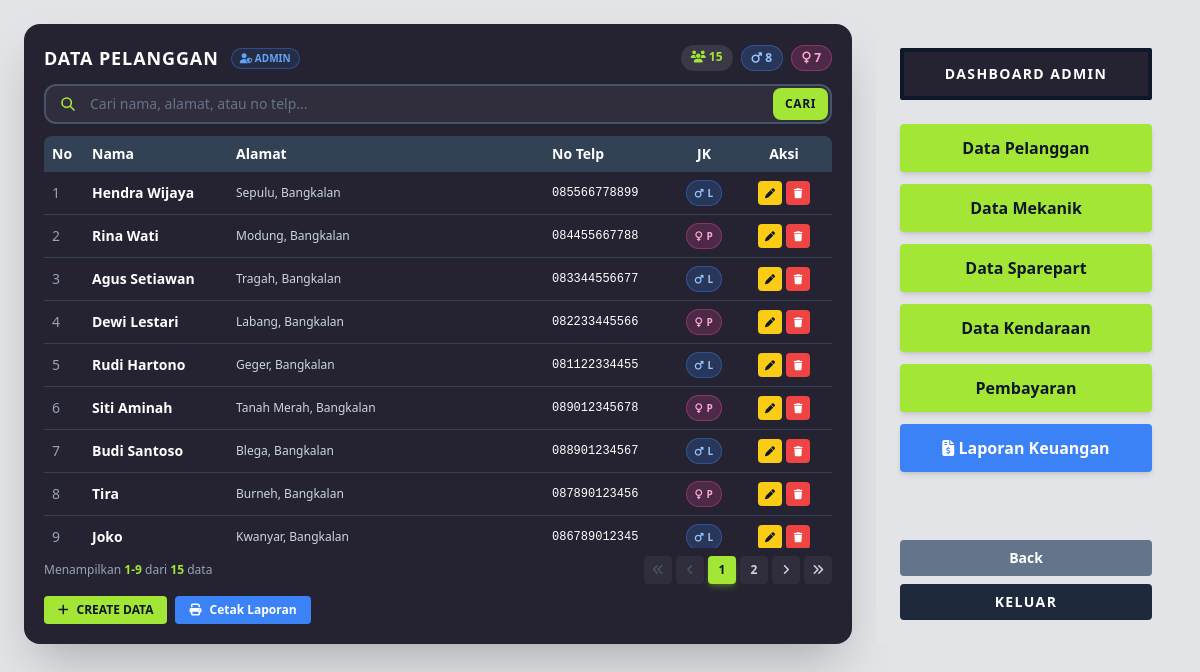
/pelanggan.php (signed in), run on the app's committed database.
### tables this page shows
CREATE TABLE `pelanggan` (
  `id_pelanggan` VARCHAR(15) NOT NULL PRIMARY KEY,
  `nama` VARCHAR(100) NOT NULL,
  `alamat` TEXT NOT NULL,
  `no_telp` VARCHAR(20) NOT NULL,
  `jenis_kelamin` ENUM('Laki-laki','Perempuan') DEFAULT 'Laki-laki'
);

### pelanggan.php (the view, shortened to what this page needs)
<?php
require_once 'config/database.php';
require_once 'includes/pagination.php';
$search = $_GET['q'] ?? '';
if ($search) {
    $stmtCount = $pdo->prepare("SELECT COUNT(*) FROM pelanggan
                                WHERE nama LIKE ?
                                OR alamat LIKE ?
                                OR no_telp LIKE ?
                                OR id_pelanggan LIKE ?");
    $stmtCount->execute(["%$search%", "%$search%", "%$search%", "%$search%"]);
    $totalData = $stmtCount->fetchColumn();
} else {
    $totalData = $pdo->query("SELECT COUNT(*) FROM pelanggan")->fetchColumn();
}
$pg = paginate($totalData, 9);
if ($search) {
    $stmt = $pdo->prepare("SELECT * FROM pelanggan
                           WHERE nama LIKE ?
                           OR alamat LIKE ?
                           OR no_telp LIKE ?
                           OR id_pelanggan LIKE ?
                           ORDER BY id_pelanggan DESC
                           LIMIT {$pg['limit']} OFFSET {$pg['offset']}");
    $stmt->execute(["%$search%", "%$search%", "%$search%", "%$search%"]);
} else {
    $stmt = $pdo->query("SELECT * FROM pelanggan
                         ORDER BY id_pelanggan DESC
                         LIMIT {$pg['limit']} OFFSET {$pg['offset']}");
}
$data = $stmt->fetchAll();
$totalGlobal    = $pdo->query("SELECT COUNT(*) FROM pelanggan")->fetchColumn();
$totalLakiLaki  = $pdo->query("SELECT COUNT(*) FROM pelanggan WHERE jenis_kelamin='Laki-laki'")->fetchColumn();
$totalPerempuan = $pdo->query("SELECT COUNT(*) FROM pelanggan WHERE jenis_kelamin='Perempuan'")->fetchColumn();
?>
<!DOCTYPE html>
<html lang="id">
<head>
    <script src="https://cdn.tailwindcss.com"></script>
    <link rel="stylesheet" href="https://cdnjs.cloudflare.com/ajax/libs/font-awesome/6.5.1/css/all.min.css">
</head>
<body class="bg-[#e2e4e7] p-6 min-h-screen">
<div class="max-w-7xl mx-auto flex gap-6" style="height: 620px;">
    <div class="flex-1 bg-[#252332] rounded-2xl shadow-2xl p-5 flex flex-col">
        <div class="flex justify-between items-center mb-3">
            <div class="flex items-center gap-3">
                <h1 class="text-white font-black text-lg tracking-wider">DATA PELANGGAN</h1>
                <span class="text-[10px] font-bold text-blue-400 bg-blue-500/10 px-2 py-0.5 rounded-full border border-blue-500/40">
                    <i class="fas fa-user-shield"></i> ADMIN
                </span>
            </div>
            <div class="flex gap-2 text-xs">
                <span class="bg-white/10 text-lime-400 px-2.5 py-1 rounded-full font-bold">
                    <i class="fas fa-users"></i> <?= $totalGlobal ?>
                </span>
                <span class="bg-blue-500/20 text-blue-300 px-2.5 py-1 rounded-full font-bold border border-blue-500/40">
                    <i class="fas fa-mars"></i> <?= $totalLakiLaki ?>
                </span>
                <span class="bg-pink-500/20 text-pink-300 px-2.5 py-1 rounded-full font-bold border border-pink-500/40">
                    <i class="fas fa-venus"></i> <?= $totalPerempuan ?>
                </span>
            </div>
        </div>
        <form method="GET" class="mb-3">
            <div class="relative group">
                <div class="absolute inset-y-0 left-0 pl-4 flex items-center pointer-events-none">
                    <svg class="h-4 w-4 text-lime-400" xmlns="http://www.w3.org/2000/svg" fill="none" viewBox="0 0 24 24" stroke="currentColor" stroke-width="2.5">
                        <path stroke-linecap="round" stroke-linejoin="round" d="M21 21l-6-6m2-5a7 7 0 11-14 0 7 7 0 0114 0z"/>
                    </svg>
                </div>
                <input type="text" name="q" value="<?= htmlspecialchars($search) ?>"
                       placeholder="Cari nama, alamat, atau no telp..."
                       autocomplete="off"
                       class="w-full bg-white/5 border-2 border-slate-600 text-white placeholder-slate-500 rounded-xl pl-11 pr-24 py-2 text-sm focus:outline-none focus:border-lime-500 transition-all">
                <button type="submit"
                        class="absolute inset-y-1 right-1 bg-[#a3e635] hover:bg-[#84cc16] text-slate-900 font-bold px-3 rounded-lg text-xs tracking-wider transition">
                    CARI
                </button>
            </div>
        </form>
        <div class="flex-1 rounded-lg overflow-hidden">
            <table class="w-full text-sm table-fixed">
                <thead class="bg-slate-700 text-white">
                    <tr>
                        <th class="p-2 text-left w-10">No</th>
                        <th class="p-2 text-left w-36">Nama</th>
                        <th class="p-2 text-left">Alamat</th>
                        <th class="p-2 text-left w-32">No Telp</th>
                        <th class="p-2 text-center w-16">JK</th>
                        <th class="p-2 text-center w-24">Aksi</th>
                    </tr>
                </thead>
                <tbody>
                <?php if (empty($data)): ?>
                    <tr>
                        <td colspan="6" class="text-center text-slate-400 py-8">
                            <i class="fas fa-user-slash text-2xl block mb-2 text-slate-600"></i>
                            <?= $search ? 'Tidak ada hasil yang cocok' : 'Belum ada data pelanggan' ?>
                        </td>
                    </tr>
                <?php else: foreach ($data as $i => $p):
                    $jkBadge = $p['jenis_kelamin'] == 'Laki-laki'
                        ? '<span class="inline-flex items-center gap-1 bg-blue-500/20 text-blue-300 px-2 py-0.5 rounded-full border border-blue-500/40 font-bold text-[10px]"><i class="fas fa-mars"></i> L</span>'
                        : '<span class="inline-flex items-center gap-1 bg-pink-500/20 text-pink-300 px-2 py-0.5 rounded-full border border-pink-500/40 font-bold text-[10px]"><i class="fas fa-venus"></i> P</span>';
                    $no = $pg['offset'] + $i + 1;
                ?>
                    <tr class="text-white border-b border-slate-700 hover:bg-slate-700/50 transition">
                        <td class="p-2 text-slate-400"><?= $no ?></td>
                        <td class="p-2 font-semibold truncate"><?= htmlspecialchars($p['nama']) ?></td>
                        <td class="p-2 text-slate-300 text-xs truncate"><?= htmlspecialchars($p['alamat']) ?></td>
                        <td class="p-2 font-mono text-xs"><?= htmlspecialchars($p['no_telp']) ?></td>
                        <td class="p-2 text-center"><?= $jkBadge ?></td>
                        <td class="p-2 text-center">
                            <div class="flex justify-center gap-1">
                                <a href="pelanggan_form.php?id=<?= $p['id_pelanggan'] ?>"
                                   class="inline-flex items-center justify-center w-6 h-6 bg-yellow-400 hover:bg-yellow-500 text-slate-900 rounded transition"
                                   title="Edit">
                                    <i class="fas fa-pen text-[10px]"></i>
                                </a>
                                <button onclick="confirmDelete('<?= $p['id_pelanggan'] ?>', '<?= htmlspecialchars(addslashes($p['nama'])) ?>')"
                                        class="inline-flex items-center justify-center w-6 h-6 bg-red-500 hover:bg-red-600 text-white rounded transition"
                                        title="Hapus">
                                    <i class="fas fa-trash text-[10px]"></i>
                                </button>
                            </div>
                        </td>
                    </tr>
                <?php endforeach; endif; ?>
                </tbody>
            </table>
        </div>
        <?= renderPagination($pg, 'pelanggan.php', $search ? ['q' => $search] : []) ?>
        <div class="flex gap-2 mt-1">
            <a href="pelanggan_form.php"
               class="bg-[#a3e635] hover:bg-[#84cc16] text-slate-900 font-bold px-3.5 py-1.5 rounded text-xs transition flex items-center gap-2">
                <i class="fas fa-plus"></i> CREATE DATA
            </a>
            <a href="laporan_pelanggan.php" target="_blank"
               class="bg-blue-500 hover:bg-blue-600 text-white font-bold px-3.5 py-1.5 rounded text-xs transition flex items-center gap-2">
                <i class="fas fa-print"></i> Cetak Laporan
            </a>
        </div>
    </div>
    <?php include 'includes/sidebar.php'; ?>
</div>
</body>
</html>

### pelanggan.php (style rules this page uses)
table tbody tr { height: 38px; }
table thead tr { height: 36px; }

### data on the page
pelanggan: no "1", nama "Hendra Wijaya", alamat "Sepulu, Bangkalan", no_telp "085566778899", jenis_kelamin "Laki-laki" (drawn)
pelanggan: no "2", nama "Rina Wati", alamat "Modung, Bangkalan", no_telp "084455667788", jenis_kelamin "Perempuan" (drawn)
pelanggan: no "3", nama "Agus Setiawan", alamat "Tragah, Bangkalan", no_telp "083344556677", jenis_kelamin "Laki-laki" (drawn)
pelanggan: no "4", nama "Dewi Lestari", alamat "Labang, Bangkalan", no_telp "082233445566", jenis_kelamin "Perempuan" (drawn)
pelanggan: no "5", nama "Rudi Hartono", alamat "Geger, Bangkalan", no_telp "081122334455", jenis_kelamin "Laki-laki" (drawn)
pelanggan: no "6", nama "Siti Aminah", alamat "Tanah Merah, Bangkalan", no_telp "089012345678", jenis_kelamin "Perempuan" (drawn)
pelanggan: no "7", nama "Budi Santoso", alamat "Blega, Bangkalan", no_telp "088901234567", jenis_kelamin "Laki-laki" (drawn)
pelanggan: no "8", nama "Tira", alamat "Burneh, Bangkalan", no_telp "087890123456", jenis_kelamin "Perempuan" (drawn)
pelanggan: no "9", nama "Joko", alamat "Kwanyar, Bangkalan", no_telp "086789012345", jenis_kelamin "Laki-laki" (drawn)

### other printed values
$totalGlobal "15"
$totalLakiLaki "8"
$totalPerempuan "7"
$pg['from'] "1"
$pg['to'] "9"
$pg['totalData'] "15"
